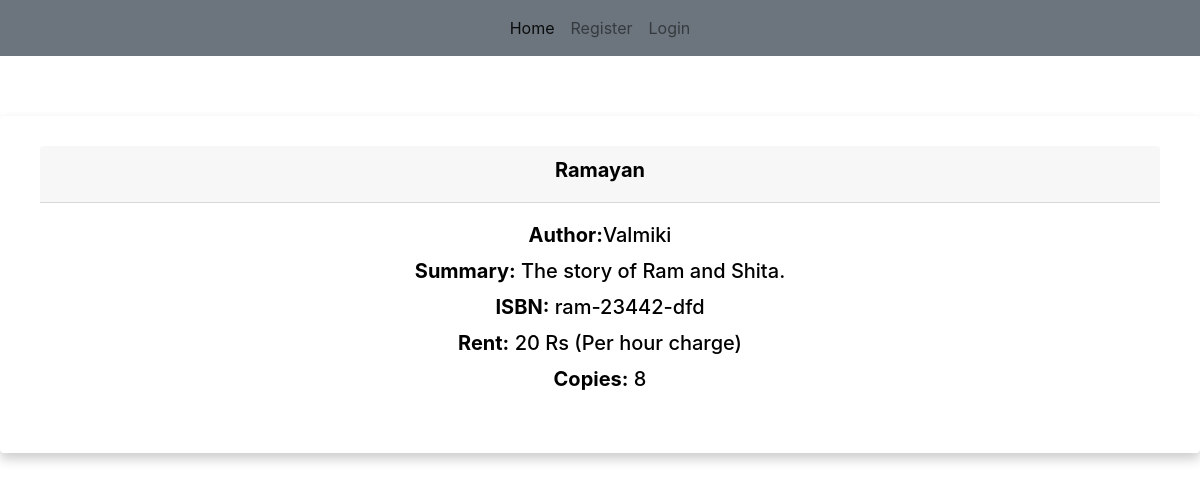
/book/ram-23442-dfd, run on the app's committed database.
### books/models.py (models this page shows, shortened)
class Book(models.Model):
    title = models.CharField(max_length=200)
    author = models.CharField(max_length=100)
    summary = models.TextField(max_length=1000, help_text="description of the book")
    isbn = models.CharField('ISBN', max_length=13, help_text='13 Character ISBN number')
    slug = models.SlugField(max_length=100, unique=True)
    book_rent = models.IntegerField()
    publish_date = models.DateTimeField(default=timezone.now)
    total_copies = models.IntegerField()
    rented_users = models.ManyToManyField(User, related_name='rented_user')
    def __str__(self):
        return self.title

### books/views.py (the view)
# urls.py: path('book/<slug:slug>', BookDetailView.as_view(), name='book-detail'),
class BookDetailView(DetailView):
    model = Book
    context_object_name = 'book_list'
    def get_context_data(self, **kwargs):
        context = {}
        form = RentBookForm()
        if self.object:
            context['form'] = form
            context_object_name = self.get_context_object_name(self.object)
            if context_object_name:
                context[context_object_name] = self.object
        context.update(kwargs)
        return super().get_context_data(**context)

### books/templates/books/book_detail.html (shortened to what this page needs)
{% extends "users/base.html" %}
{% block content %}
<div class="card text-center">
  <div class="card-header">
    <h5><strong>{{ book_list.title }}</strong></h5>
  </div>
  <div class="card-body">
    <h5 class="card-title"><strong>Author:</strong>{{ book_list.author }}</h5>
    <h5 class="card-title"><strong>Summary:</strong> {{ book_list.summary }}</h5>
    <h5 class="card-title"><strong>ISBN:</strong> {{ book_list.slug }}</h5>
    <h5 class="card-title"><strong>Rent:</strong> {{ book_list.book_rent }} Rs (Per hour charge)</h5>
    <h5 class="card-title"><strong>Copies:</strong> {{ book_list.total_copies }}</h5>
  </div>
</div>
{% endblock %}

### users/templates/users/base.html (style rules this page uses)
body { color: #000;overflow-x: hidden;height: 100%;background-size: 100% 100% }
.card { padding: 30px 40px;margin-top: 60px;margin-bottom: 60px;border: none !important;box-shadow: 0 6px 12px 0 rgba(0,0,0,0.2) }

### data on the page
Book: title "Ramayan", author "Valmiki", summary "The story of Ram and Shita.", slug "ram-23442-dfd", book_rent "20", total_copies "8"
